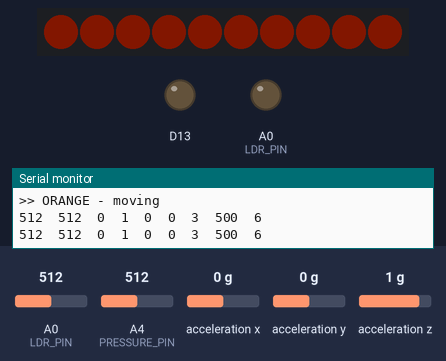
This sketch was run on a simulated Adafruit Circuit Playground Express. On the bench: 10 RGB LEDs in strip order, left to right, output pins drawn as LEDs (lit = HIGH), the last lines printed to the serial monitor. The test bench sets the inputs (shaded band); at power-on: A4 (PRESSURE_PIN) = 512, A0 (LDR_PIN) = 512, acceleration x 0 g, acceleration y 0 g, acceleration z 1 g. Dim RGB values are drawn brighter than linear.

Above: at 1.1 s.
At 2.09 s:
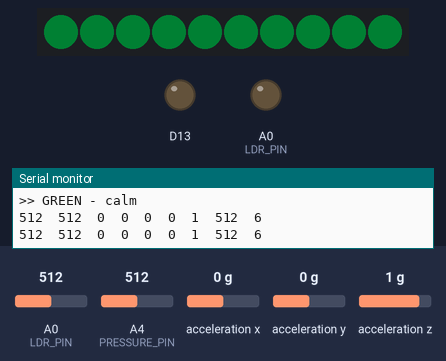
2.3 s: A4 (PRESSURE_PIN) set to 670
7.0 s: A4 (PRESSURE_PIN) set to 693
At 10.7 s:
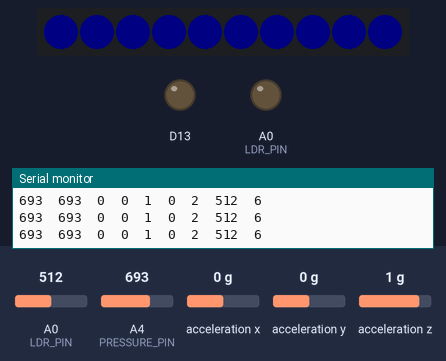
10.9 s: A0 (LDR_PIN) set to 210
13.7 s: A0 (LDR_PIN) set to 190
At 14.9 s:
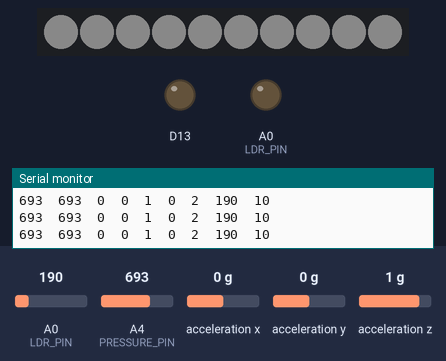
15.7 s: A0 (LDR_PIN) set to 306
At 16.9 s:
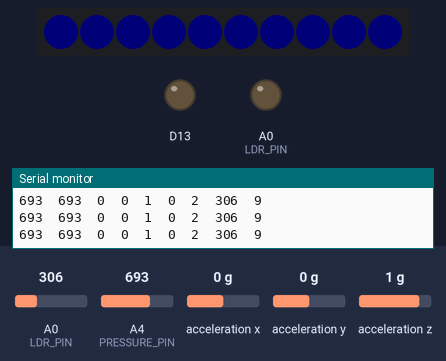
20.9 s: A4 (PRESSURE_PIN) set to 648
24.0 s: A4 (PRESSURE_PIN) set to 624
At 25.4 s:
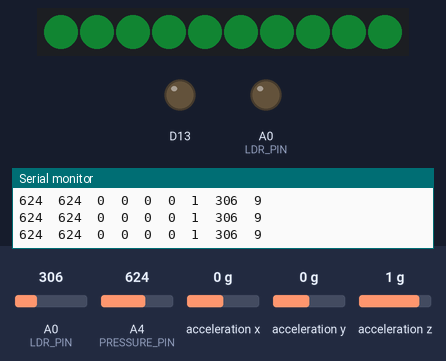
Timing chart, 0 to 26.7 s (numbered marks = the images above; inputs shaded):
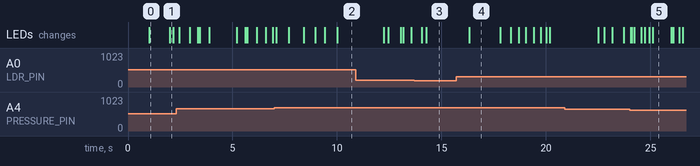

Measured:
- the behaviour switches between 682 and 683 on A4 (PRESSURE_PIN) (found by bisection; images 1 and 2)
- the behaviour switches between 200 and 199 on A0 (LDR_PIN) (found by bisection; images 2 and 3)
- the behaviour switches between 642 and 641 on A4 (PRESSURE_PIN) (found by bisection; images 4 and 5)
- after the input at 7.0 s, the LEDs: first change after 0.09 s (image 2 shows a later state)
- after the input at 13.7 s, the LEDs: first differ from a run without the input after 0.57 s (image 3)
- after the input at 15.7 s, the LEDs: change after 0.62 s (image 4)
- after the input at 24.0 s, the LEDs: first change after 0.05 s (image 5 shows a later state)

The sketch:

SensitiveWearable.ino
```cpp
// take a breath - wearable project - digf 20166 p2


#include <Adafruit_CircuitPlayground.h>
#include <math.h>

const int PRESSURE_PIN = A4;
const int LDR_PIN = A0;
const int NUM_PIXELS = 10;

const int PRESSURE_OFFSET = 150;
const int PRESSURE_HYS = 20;
int pressBase = 0;
int pressThresh = 200;
const int SOUND_NOISY = 25;
const float MOTION_THRESH = 2.0;
const float ACCEL_SMOOTH = 0.15;

// timers
const unsigned long SIT_TIME = 1800000; // 30min
const float PRESS_SMOOTH = 0.5;

// breathing speed
const unsigned long BREATH_CALM = 6000;  // 6s light green
const unsigned long BREATH_DEEP = 10000; // 10s deep blue (4s in, 6s out)

// beep settings (only when press + loud)
const int BEEP_HI = 523;
const int BEEP_LO = 392;
const int BEEP_LEN = 200;

const int LDR_DARK = 200;
const int LDR_BRIGHT = 900;
const int BRIGHT_DARK = 10;  // dark room = brighter led
const int BRIGHT_LIGHT = 0;

// 4 modes
enum Mode {
  MODE_RAINBOW,    // sit too long
  MODE_GREEN,      // calm breathing
  MODE_DEEPBLUE,   // pressing = stress
  MODE_ORANGE      // activity
};

// --- global vars ---
Mode curMode = MODE_GREEN;
unsigned long modeStart = 0;

float smoothPress = 0;
int sndPeak = 0;

float lastAccel = 0;
float smoothDelta = 0;
unsigned long lastMoveTime = 0;
unsigned long lastActiveTime = 0;
bool isMoving = false;
const unsigned long MOVE_LINGER = 2000; // stay orange 2s after stop

bool picking = false;
unsigned long lastPickTime = 0;
const unsigned long PICK_LINGER = 500; // 0.5s delay b4 exit blue

int serialCnt = 0;
unsigned long lastBeep = 0;
int ldrVal = 500;
unsigned long lastLdrRead = 0;


void setup() {
  Serial.begin(9600);
  CircuitPlayground.begin();
  CircuitPlayground.setBrightness(BRIGHT_DARK);
  CircuitPlayground.clearPixels();

  float x = CircuitPlayground.motionX();
  float y = CircuitPlayground.motionY();
  float z = CircuitPlayground.motionZ();
  lastAccel = sqrt(x*x + y*y + z*z);
  lastMoveTime = millis();

  // calibrate pressure - dont touch sensor!!
  Serial.println(F("calibrating... dont touch sensor"));
  for (int i = 0; i < NUM_PIXELS; i++)
    CircuitPlayground.setPixelColor(i, 15, 15, 15); // white

  long sum = 0;
  for (int n = 0; n < 20; n++) {
    sum += analogRead(PRESSURE_PIN);
    delay(50);
  }
  pressBase = (int)(sum / 20);
  pressThresh = pressBase + PRESSURE_OFFSET;
  smoothPress = pressBase;

  CircuitPlayground.clearPixels();
  Serial.print(F("base=")); Serial.print(pressBase);
  Serial.print(F(" thresh=")); Serial.println(pressThresh);
  Serial.println(F("P_raw\tP_smo\tSndPk\tMoving\tPicking\tNoisy\tMode\tLDR\tBright"));
}


void loop() {
  unsigned long now = millis();
  int rawPress = analogRead(PRESSURE_PIN);

  // catch loud sounds
  int sndMax = 0;
  for (int s = 0; s < 10; s++) {
    int val = CircuitPlayground.soundSensor();
    if (val > sndMax) sndMax = val;
  }
  // peak hold - decay slow
  if (sndMax > sndPeak) {
    sndPeak = sndMax;
  } else {
    sndPeak = sndPeak - 1;
    if (sndPeak < 0) sndPeak = 0;
  }

  smoothPress = (PRESS_SMOOTH * rawPress) + ((1.0 - PRESS_SMOOTH) * smoothPress);

  // detect pressing (0.5s linger so it dont flicker)
  bool pressedNow = (smoothPress > (pressThresh + PRESSURE_HYS));
  bool releasedNow = (smoothPress < (pressThresh - PRESSURE_HYS));

  if (pressedNow) {
    picking = true;
    lastPickTime = now;
  }
  else if (releasedNow && (now - lastPickTime) > PICK_LINGER) {
    if (picking) {
      picking = false;
      lastActiveTime = now; // reset sit timer
    }
  }

  // detect motion - skip while pressing
  float ax = CircuitPlayground.motionX();
  float ay = CircuitPlayground.motionY();
  float az = CircuitPlayground.motionZ();
  float mag = sqrt(ax*ax + ay*ay + az*az);
  float delta = fabs(mag - lastAccel);
  lastAccel = mag;

  smoothDelta = (ACCEL_SMOOTH * delta) + ((1.0 - ACCEL_SMOOTH) * smoothDelta);

  if (smoothDelta > MOTION_THRESH && !picking) {
    lastMoveTime = now;
    lastActiveTime = now;
  }

  isMoving = (now - lastMoveTime) < MOVE_LINGER;

  // check how long sitting
  unsigned long lastAct = (lastActiveTime > lastMoveTime) ? lastActiveTime : lastMoveTime;
  bool sitTooLong = ((now - lastAct) > SIT_TIME);

  bool loud = (sndPeak > SOUND_NOISY);

  //mode - pressing > moving > calm > rainbow
  Mode newMode;
  if (picking) {
    newMode = MODE_DEEPBLUE;
  }
  else if (isMoving) {
    newMode = MODE_ORANGE;
  }
  else if (!sitTooLong) {
    newMode = MODE_GREEN; // calm
  }
  else {
    newMode = MODE_RAINBOW; // move reminder
  }

  // mode changed
  if (newMode != curMode) {
    curMode = newMode;
    modeStart = now;
    printMode(newMode);

    // beep when enter blue + noisy
    if (newMode == MODE_DEEPBLUE && loud) {
      CircuitPlayground.speaker.enable(true);
      CircuitPlayground.playTone(BEEP_HI, 100);
      lastBeep = now;
    }
  }

  // keep beeping every 3s if blue + noisy
  if (curMode == MODE_DEEPBLUE && loud && (now - lastBeep) > 3000) {
    CircuitPlayground.speaker.enable(true);
    int freq = ((now / 3000) % 2 == 0) ? BEEP_HI : BEEP_LO;
    CircuitPlayground.playTone(freq, BEEP_LEN);
    lastBeep = now;
  }

  // ldr brightness read every 2s
  int bright;
  if ((now - lastLdrRead) > 2000) {
    ldrVal = analogRead(LDR_PIN);
    lastLdrRead = now;
    pinMode(A0, OUTPUT); // (A0 shared w speaker) give A0 back to speaker
  }

  if (ldrVal < LDR_DARK) {
    bright = BRIGHT_DARK;
    CircuitPlayground.setBrightness(bright);
    for (int i = 0; i < NUM_PIXELS; i++)
      CircuitPlayground.setPixelColor(i, 255, 255, 255);
  }
  else {
    bright = map(ldrVal, LDR_DARK, LDR_BRIGHT, BRIGHT_DARK, BRIGHT_LIGHT);
    bright = constrain(bright, BRIGHT_LIGHT, BRIGHT_DARK);

    if (bright == 0) {
      CircuitPlayground.clearPixels();
    }
    else {
      CircuitPlayground.setBrightness(bright);

      // show the right color mode
      switch (curMode) {
        case MODE_ORANGE: showOrange(); break;
        case MODE_DEEPBLUE: showDeepBlue(now, loud); break;
        case MODE_GREEN: showGreen(now); break;
        case MODE_RAINBOW: showRainbow(now); break;
      }
    }
  }

  // serial monitor
  serialCnt++;
  if (serialCnt % 40 == 0) {
    Serial.println(F("P_raw\tP_smo\tSndPk\tMoving\tPicking\tNoisy\tMode\tLDR\tBright"));
  }
  Serial.print(rawPress); Serial.print('\t');
  Serial.print((int)smoothPress); Serial.print('\t');
  Serial.print(sndPeak); Serial.print('\t');
  Serial.print(isMoving ? 1 : 0); Serial.print('\t');
  Serial.print(picking ? 1 : 0); Serial.print('\t');
  Serial.print(loud ? 1 : 0); Serial.print('\t');
  Serial.print(curMode); Serial.print('\t');
  Serial.print(ldrVal); Serial.print('\t');
  Serial.println(bright);

  delay(50);
}


void showOrange() {
  for (int i = 0; i < NUM_PIXELS; i++)
    CircuitPlayground.setPixelColor(i, 255, 60, 0);
}

void showDeepBlue(unsigned long now, bool loud) {
  unsigned long t = (now - modeStart) % BREATH_DEEP;
  float wave;

  if (t < 4000) {
    wave = (float)t / 4000.0; // inhale
  } else {
    wave = 1.0 - ((float)(t - 4000) / 6000.0); // exhale
  }

  // smooth
  wave = (sin((wave - 0.5) * PI) + 1.0) / 2.0;

  float minB = 0.25; // never fully off
  float br = minB + wave * (1.0 - minB);

  uint8_t r = (uint8_t)(10 * br);
  uint8_t g = (uint8_t)(30 * br);
  uint8_t b = (uint8_t)(255 * br);

  for (int i = 0; i < NUM_PIXELS; i++)
    CircuitPlayground.setPixelColor(i, r, g, b);
}

// calm green breathing cycle
void showGreen(unsigned long now) {
  float phase = (float)(now % BREATH_CALM) / (float)BREATH_CALM;
  float wave = (sin(phase * 2.0 * PI) + 1.0) / 2.0;

  float minB = 0.25;
  float br = minB + wave * (1.0 - minB);

  uint8_t r = (uint8_t)(30 * br);
  uint8_t g = (uint8_t)(220 * br);
  uint8_t b = (uint8_t)(80 * br);

  for (int i = 0; i < NUM_PIXELS; i++)
    CircuitPlayground.setPixelColor(i, r, g, b);
}

// hsv rainbow
void hsv2rgb(float h, float s, float v, uint8_t &r, uint8_t &g, uint8_t &b) {
  int hi = (int)(h / 60.0) % 6;
  float f = h / 60.0 - (int)(h / 60.0);
  float p = v * (1.0 - s);
  float q = v * (1.0 - f * s);
  float t = v * (1.0 - (1.0 - f) * s);
  float rr, gg, bb;
  switch (hi) {
    case 0: rr=v; gg=t; bb=p; break;
    case 1: rr=q; gg=v; bb=p; break;
    case 2: rr=p; gg=v; bb=t; break;
    case 3: rr=p; gg=q; bb=v; break;
    case 4: rr=t; gg=p; bb=v; break;
    default: rr=v; gg=p; bb=q; break;
  }
  r = (uint8_t)(rr * 255);
  g = (uint8_t)(gg * 255);
  b = (uint8_t)(bb * 255);
}

void showRainbow(unsigned long now) {
  float rot = (float)(now % 4000) / 4000.0 * 360.0;
  float pulse = (sin((float)(now % 4000) / 4000.0 * 2.0 * PI) + 1.0) / 2.0;
  float br = 0.20 + pulse * 0.30;

  for (int i = 0; i < NUM_PIXELS; i++) {
    float hue = fmod(rot + (float)i * 36.0, 360.0);
    uint8_t r, g, b;
    hsv2rgb(hue, 1.0, br, r, g, b);
    CircuitPlayground.setPixelColor(i, r, g, b);
  }
}

void printMode(Mode m) {
  Serial.print(F(">> "));
  switch (m) {
    case MODE_ORANGE: Serial.println(F("ORANGE - moving")); break;
    case MODE_DEEPBLUE: Serial.println(F("DEEP BLUE - take a breath")); break;
    case MODE_GREEN: Serial.println(F("GREEN - calm")); break;
    case MODE_RAINBOW: Serial.println(F("RAINBOW - go move!")); break;
  }
}
```
